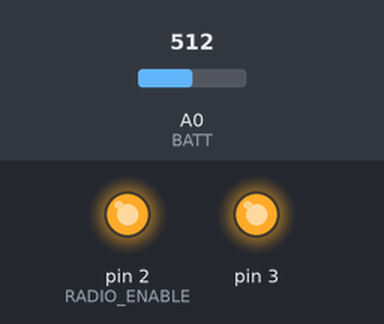
A sketch run on a simulated Arduino Uno, built with avr-gcc and run on an emulated ATmega328P. On the bench: output pins drawn as LEDs (lit = HIGH). Inputs (shaded band) come from the test bench; at power-on: A0 (BATT) = 512. Pins used as bus, display or sensor lines are not drawn; what the sketch prints to the serial monitor is not drawn.

Above: at 5.7 s.
5.8 s: A0 (BATT) set to 0
At 8.4 s:
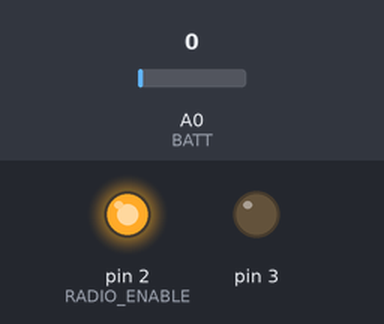
16.4 s: A0 (BATT) set to 716
At 19.47 s:
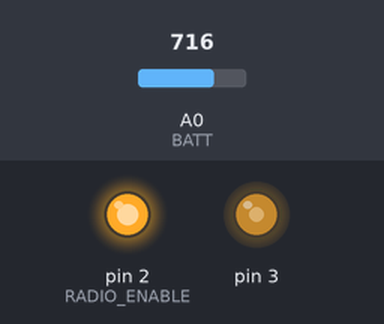
Timing chart, 0 to 25.9 s (numbered marks = the images above; inputs shaded):
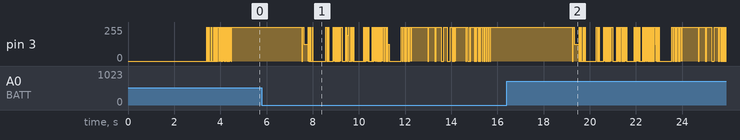

The sketch:

uAvaNutBinary.ino
```cpp
// (licence header left out)
#include <util/crc16.h>
#include <avr/wdt.h>
#include "TinyGPS.h"
#include "horus_l2.h"
#include <SoftwareSerial.h>

// Uncomment to enable transmitting of the binary & coded data as hex via RTTY.
//#define BINARY_DEBUG

char callsign[9] = "VK5ARG-1";  // MAX 8 CHARACTERS!! (No F-calls!)

// GPIO
#define LED_WARN 5
#define LED_OK 6
#define BATT	0  // A0
#define RADIO_TXD 9
#define RADIO_ENABLE 2


// MTX2 Settings
#define MTX2_FREQ	434.650
#define RTTY_SHIFT 425

SoftwareSerial MTX2_EN(12, RADIO_ENABLE); // RX, TX

// tinyGPS object
TinyGPS gps;

// Variables & Buffers
char txbuffer [128];
char txbuffer2 [128];

uint8_t lock_status = 0;
int batt_mv = 0;
unsigned int count = 0;

uint8_t			hour = 0;				// 1 byte
uint8_t			minute = 0;				// 1 byte
uint8_t			second = 0;				// 1 byte
float			latitude = 0.0;			// 4 bytes
float			longitude = 0.0;		// 4 bytes
uint16_t		altitude = 0;			// 2 bytes
uint16_t		velocity = 0;			// 2 bytes
uint8_t			sats = 0;				// 1 byte

char latString[12];
char longString[12];

// Python Struct format: "<BHBBBffHBBbBH"
struct TBinaryPacket
{
uint8_t		PayloadID;
uint16_t	Counter;
uint8_t		Hours;
uint8_t		Minutes;
uint8_t		Seconds;
float		Latitude;
float		Longitude;
uint16_t  	Altitude;
uint8_t   Speed; // Speed in Knots (1-255 knots)
uint8_t   Sats;
int8_t   Temp; // Twos Complement Temp value.
uint8_t   BattVoltage; // 0 = 0.5v, 255 = 2.0V, linear steps in-between.
uint16_t Checksum; // CRC16-CCITT Checksum.
};  //  __attribute__ ((packed));

void setup(){
	// Setup IO pins

	wdt_reset();
	//wdt_enable(WDTO_8S); // Disabling this for now.

	pinMode(RADIO_TXD, OUTPUT);
	pinMode(LED_OK, OUTPUT);
	pinMode(LED_WARN, OUTPUT);
	analogReference(DEFAULT);
	digitalWrite(LED_WARN, HIGH);
	digitalWrite(LED_OK, LOW);
	pinMode(3, OUTPUT);

	// Configure MTX2
	setMTX2Frequency(MTX2_FREQ);
	pinMode(RADIO_ENABLE, OUTPUT);
  	digitalWrite(RADIO_ENABLE,HIGH);
  	setPwmFrequency(RADIO_TXD, 1);

  	// Start up UART and configure GPS unit.
  	Serial.begin(9600);
	configNMEA();
	rtty_txstring("All OK.\n");

	// Initialise our Position Strings.
	dtostrf(latitude, 11, 5, latString);
	dtostrf(longitude, 11, 5, longString);

}

void loop(){
	wdt_reset();

	// Collect Sensor Data
	batt_mv = (int)(analogRead(BATT) * 3300.0/1024.0); // Battery Voltage, in mV

	// GPS DATA ACQUISITION (Poll uBlox GPS unit for data. This is pretty sloooow.)
	feedGPS(); // up to 3 second delay here

	// Process the GPS data.
	gps.f_get_position(&latitude, &longitude);
	sats = (uint8_t)gps.sats();
	altitude = (uint16_t)gps.f_altitude();
	velocity = (uint16_t)gps.f_speed_kmph();
	gps.crack_datetime(0, 0, 0, &hour, &minute, &second);

	// Only put the latitude information into the string if we have lock.
	if(sats != 0){
		pinMode(LED_OK, HIGH);
		dtostrf(latitude, 11, 5, latString);
		dtostrf(longitude, 11, 5, longString);
	}else{
		pinMode(LED_WARN, HIGH);
	}

	// ASCII String Generation.
	sprintf(txbuffer, "$$$$$%s,%d,%02u:%02u:%02d,%s,%s,%u,%u,%u,%d",callsign, count, hour, minute, second, trim(latString), trim(longString), altitude, velocity, sats,batt_mv);
	sprintf(txbuffer, "%s*%04X\n", txbuffer, gps_CRC16_checksum(txbuffer));
	wdt_reset();

	pinMode(LED_OK, LOW);
	pinMode(LED_WARN, LOW);

	//rtty_txstring(txbuffer);

	// Build and transmit binary packet.
	int pkt_len = build_binary_packet(txbuffer);

	#ifdef BINARY_DEBUG
	// Transmit the uncoded binary payload as hex.
	PrintHex(txbuffer,pkt_len,txbuffer2);
	rtty_txstring(txbuffer2);
	rtty_txbyte('\n');
	#endif

	// Encode binary payload using David Rowe's library.
	int coded_len = horus_l2_encode_tx_packet((unsigned char*)txbuffer2,(unsigned char*)txbuffer,pkt_len);

	#ifdef BINARY_DEBUG
	// Transmit the *coded* binary payload as hex.
	PrintHex(txbuffer2,coded_len,txbuffer);
	rtty_txstring(txbuffer);
	rtty_txbyte('\n');
	#endif

	// Transmit binary packet, with a short delay before it.
	//delay(500);
	fsk_txarray(txbuffer2,coded_len);
	delay(500);
	mfsk_txarray(txbuffer2,coded_len);
	delay(500);

	// Increment packet counter.
	count++;
}

int build_binary_packet(char *TxLine)
{
  struct TBinaryPacket BinaryPacket;

  BinaryPacket.PayloadID = 0x01;
  BinaryPacket.Counter = count;
  BinaryPacket.Hours = hour;
  BinaryPacket.Minutes = minute;
  BinaryPacket.Seconds = second;
  BinaryPacket.Latitude = latitude;
  BinaryPacket.Longitude = longitude;
  BinaryPacket.Altitude = altitude;
  BinaryPacket.Speed = velocity;
  BinaryPacket.BattVoltage = GetBattVoltage();
  BinaryPacket.Sats = sats;
  BinaryPacket.Temp = 0;

  BinaryPacket.Checksum = (uint16_t)crc16((unsigned char*)&BinaryPacket,sizeof(BinaryPacket)-2);

  memcpy(TxLine, &BinaryPacket, sizeof(BinaryPacket));

  return sizeof(struct TBinaryPacket);
}


uint16_t gps_CRC16_checksum (char *string)
{
	size_t i;
	uint16_t crc;
	uint8_t c;

	crc = 0xFFFF;

	// Calculate checksum ignoring the first five $s
	for (i = 5; i < strlen(string); i++)
	{
		c = string[i];
		crc = _crc_xmodem_update (crc, c);
	}

	return crc;
}
```

GPS.ino
```cpp
// (licence header left out)
// configures the GPS to only use the strings we want
void configNMEA() {
	Serial.println(F("$PUBX,40,GLL,0,0,0,0*5C"));
	Serial.println(F("$PUBX,40,ZDA,0,0,0,0*44"));
	Serial.println(F("$PUBX,40,GSV,0,0,0,0*59"));
	Serial.println(F("$PUBX,40,GSA,0,0,0,0*4E"));
	Serial.println(F("$PUBX,40,RMC,0,0,0,0*47"));
	Serial.println(F("$PUBX,40,GGA,0,0,0,0*5A"));
	Serial.println(F("$PUBX,40,VTG,0,0,0,0*5E"));

	// Set the navigation mode (Airborne, 1G)
	uint8_t setNav[] = {0xB5, 0x62, 0x06, 0x24, 0x24, 0x00, 0xFF, 0xFF, 0x06, 0x03, 0x00, 0x00, 0x00, 0x00, 0x10, 0x27, 0x00, 0x00, 0x05, 0x00, 0xFA, 0x00, 0xFA, 0x00, 0x64, 0x00, 0x2C, 0x01, 0x00, 0x00, 0x00, 0x00, 0x00, 0x00, 0x00, 0x00, 0x00, 0x00, 0x00, 0x00, 0x00, 0x00, 0x16, 0xDC};
	sendUBX(setNav, sizeof(setNav)/sizeof(uint8_t));
	getUBX_ACK(setNav);
}

// request the PUBX string and feed the GPS
void feedGPS() {
	Serial.println(F("$PUBX,00*33"));
	long startTime = millis();
	while (millis() < startTime + 3000) {
		if (Serial.available()) {
			byte c = Serial.read();

			if (gps.encode(c)) {
				break;
			}
		}
	}
}

// Send a byte array of UBX protocol to the GPS
void sendUBX(uint8_t *MSG, uint8_t len) {
	for(int i=0; i<len; i++) {
		Serial.write(MSG[i]);
	}
}


// Calculate expected UBX ACK packet and parse UBX response from GPS
boolean getUBX_ACK(uint8_t *MSG) {
	uint8_t b;
	uint8_t ackByteID = 0;
	uint8_t ackPacket[10];
	int startTime = millis();

	// Construct the expected ACK packet
	ackPacket[0] = 0xB5;	// header
	ackPacket[1] = 0x62;	// header
	ackPacket[2] = 0x05;	// class
	ackPacket[3] = 0x01;	// id
	ackPacket[4] = 0x02;	// length
	ackPacket[5] = 0x00;
	ackPacket[6] = MSG[2];	// ACK class
	ackPacket[7] = MSG[3];	// ACK id
	ackPacket[8] = 0;		// CK_A
	ackPacket[9] = 0;		// CK_B

	// Calculate the checksums
	for (uint8_t i=2; i<8; i++) {
		ackPacket[8] = ackPacket[8] + ackPacket[i];
		ackPacket[9] = ackPacket[9] + ackPacket[8];
	}

	while (1) {

		// Test for success
		if (ackByteID > 9) {
				// All packets in order!
				return true;
		}

		// Timeout if no valid response in 3 seconds
		if (millis() - startTime > 3000) {
			return false;
		}

		// Make sure data is available to read
		if (Serial.available()) {
			b = Serial.read();

			// Check that bytes arrive in sequence as per expected ACK packet
			if (b == ackPacket[ackByteID]) {
				ackByteID++;
			} else {
				ackByteID = 0;	// Reset and look again, invalid order
			}

		}
	}
}
```

Helper.ino
```cpp
// (licence header left out)
#include <util/crc16.h>

// Fast CRC16 code, using Atmel's optimized libraries!
unsigned int crc16(unsigned char *string, unsigned int len) {
	unsigned int i;
	unsigned int crc;
	crc = 0xFFFF; // Standard CCITT seed for CRC16.
	// Calculate the sum, ignore $ sign's
	for (i = 0; i < len; i++) {
		crc = _crc_xmodem_update(crc,(uint8_t)string[i]);
	}
	return crc;
}


// String trim, removes all leading whitespace.
char *trim(char *str)
{
    size_t len = 0;
    char *frontp = str - 1;
    char *endp = NULL;

    if( str == NULL )
            return NULL;

    if( str[0] == '\0' )
            return str;

    len = strlen(str);
    endp = str + len;

    /* Move the front and back pointers to address
     * the first non-whitespace characters from
     * each end.
     */
    while( isspace(*(++frontp)) );
    while( isspace(*(--endp)) && endp != frontp );

    if( str + len - 1 != endp )
            *(endp + 1) = '\0';
    else if( frontp != str &&  endp == frontp )
            *str = '\0';

    /* Shift the string so that it starts at str so
     * that if it's dynamically allocated, we can
     * still free it on the returned pointer.  Note
     * the reuse of endp to mean the front of the
     * string buffer now.
     */
    endp = str;
    if( frontp != str )
    {
            while( *frontp ) *endp++ = *frontp++;
            *endp = '\0';
    }


    return str;
}


uint8_t GetBattVoltage(){
  float batt_reading = analogRead(BATT)*3.3/1024.0;
  return (uint8_t)((batt_reading-0.5) / (1.5/255.0));
}

void PrintHex(char *data, uint8_t length, char *tmp) // prints 8-bit data in hex
{
 byte first ;
 int j=0;
 for (uint8_t i=0; i<length; i++)
 {
   first = ((uint8_t)data[i] >> 4) | 48;
   if (first > 57) tmp[j] = first + (byte)39;
   else tmp[j] = first ;
   j++;

   first = ((uint8_t)data[i] & 0x0F) | 48;
   if (first > 57) tmp[j] = first + (byte)39;
   else tmp[j] = first;
   j++;
 }
 tmp[length*2] = 0;
 // Serial.println(tmp);
}
```

MFSK.ino
```cpp
// (licence header left out)
#include <util/delay.h>


void mfsk_txsymbol (uint8_t symbol)
{
    switch(symbol){
        case 0:
            digitalWrite(3, HIGH);
            analogWrite(RADIO_TXD, 100);
            break;
        case 1:
            digitalWrite(3, HIGH);
            analogWrite(RADIO_TXD, 120);
            break;
        case 2:
            digitalWrite(3, LOW);
            analogWrite(RADIO_TXD, 140);
            break;
        case 3:
            digitalWrite(3, LOW);
            analogWrite(RADIO_TXD, 160);
            break;
        default:
            digitalWrite(3, HIGH);
            analogWrite(RADIO_TXD, 100);
            break;
    }

    _delay_ms(19.85);
}


// Raw MFSK Transmit Functions.
// Note that these are sent MSB first, which is opposite to RTTY.
void mfsk_txarray(char * string, int len){

    // Preamble for a bit to let the modem sync.
    mfsk_txbyte(0x1B);
    mfsk_txbyte(0x1B);
    mfsk_txbyte(0x1B);
    mfsk_txbyte(0x1B);

    // Now transmit the array
    for(int j = 0; j<len; j++){
        wdt_reset();
        mfsk_txbyte(string[j]);
    }

}

void mfsk_txbyte(char c){
    int i;
    // Send bits for for char MSB first
    for (i=0;i<4;i++)
    {
        uint8_t symbol = ((uint8_t)c & 0xC0) >> 6;
        mfsk_txsymbol(symbol);
        c = c << 2;
    }
}
```

MTX2.ino
```cpp
void setMTX2Frequency(float tx_freq)
{
  float _mtx2comp;
  int _mtx2int;
  long _mtx2fractional;
  char _mtx2command[17];
  MTX2_EN.begin(9600);
  _mtx2comp=(tx_freq+0.0015)/6.5;
  _mtx2int=_mtx2comp;
  _mtx2fractional=float(((_mtx2comp-_mtx2int)+1)*524288);
  snprintf(_mtx2command,17,"@PRG_%02X%06lX\r",_mtx2int-1, _mtx2fractional);
  delay(100);
  MTX2_EN.print(_mtx2command);
  delay(50);
  MTX2_EN.end();
}

void setPwmFrequency(int pin, int divisor) {
  byte mode;
  if(pin == 5 || pin == 6 || pin == 9 || pin == 10) {
    switch(divisor) {
    case 1:
      mode = 0x01;
      break;
    case 8:
      mode = 0x02;
      break;
    case 64:
      mode = 0x03;
      break;
    case 256:
      mode = 0x04;
      break;
    case 1024:
      mode = 0x05;
      break;
    default:
      return;
    }
    if(pin == 5 || pin == 6) {
      TCCR0B = TCCR0B & 0b11111000 | mode;
    }
    else {
      TCCR1B = TCCR1B & 0b11111000 | mode;
    }
  }
  else if(pin == 3 || pin == 11) {
    switch(divisor) {
    case 1:
      mode = 0x01;
      break;
    case 8:
      mode = 0x02;
      break;
    case 32:
      mode = 0x03;
      break;
    case 64:
      mode = 0x04;
      break;
    case 128:
      mode = 0x05;
      break;
    case 256:
      mode = 0x06;
      break;
    case 1024:
      mode = 0x7;
      break;
    default:
      return;
    }
    TCCR2B = TCCR2B & 0b11111000 | mode;
  }
}
```

RTTY.ino
```cpp
// (licence header left out)
#include <util/delay.h>


// RTTY Functions - from RJHARRISON's AVR Code
void rtty_txstring (char * string)
{

	/* Simple function to sent a char at a time to
	** rtty_txbyte function.
	** NB Each char is one byte (8 Bits)
	*/

	// Preamble
	rtty_txbyte('\0');
	rtty_txbyte('\0');
	rtty_txbyte('\0');
	rtty_txbyte('\0');
	char c;

	c = *string++;
	while ( c != '\0')
	{
		wdt_reset();
		rtty_txbyte (c);
		c = *string++;
	}

}

void rtty_txbyte (char c)
{
	/* Simple function to sent each bit of a char to
	** rtty_txbit function.
	** NB The bits are sent Least Significant Bit first
	**
	** All chars should be preceded with a 0 and
	** proceded with a 1. 0 = Start bit; 1 = Stop bit
	**
	** ASCII_BIT = 7 or 8 for ASCII-7 / ASCII-8
	*/
	int i;
	rtty_txbit (0); // Start bit
	// Send bits for for char LSB first
	for (i=0;i<7;i++)
	{
		if (c & 1) rtty_txbit(1);
			else rtty_txbit(0);
		c = c >> 1;
	}
	rtty_txbit (1); // Stop bit
    rtty_txbit (1); // Stop bit
}

void rtty_txbit (int bit)
{
		if (bit)
		{
		  // high
			digitalWrite(3, HIGH);
            analogWrite(RADIO_TXD, 100+(RTTY_SHIFT/7)); // High
		}
		else
		{
		  // low
			digitalWrite(3, LOW);
            analogWrite(RADIO_TXD, 100);
		}

 		_delay_ms(9.91);	// Note: This value was determined by trial and error,
 							// using a CRO to acheive 100 baud, with about 150ppm error.
 							// Yes. I should probably be using interrupts instead. Sue me.
}


// Raw FSK Transmit Functions.
// Note that these are sent MSB first, which is opposite to RTTY.
void fsk_txarray(char * string, int len){

	// Preamble for a bit to let the modem sync.
	fsk_txbyte(0x55);
	fsk_txbyte(0x55);
	fsk_txbyte(0x55);

	// Now transmit the array
	for(int j = 0; j<len; j++){
		wdt_reset();
		fsk_txbyte(string[j]);
	}

}

void fsk_txbyte(char c){
	int i;
	// Send bits for for char LSB first
	for (i=0;i<8;i++)
	{
		if (c & 0x80) rtty_txbit(1);
			else rtty_txbit(0);
		c = c << 1;
	}
}
```

horus_l2.h
```cpp
/*---------------------------------------------------------------------------*\

  FILE........: horus_l2.h
  AUTHOR......: David Rowe
  DATE CREATED: Dec 2015

\*---------------------------------------------------------------------------*/

#ifndef __HORUS_L2__
#define __HORUS_L2__

int horus_l2_get_num_tx_data_bytes(int num_payload_data_bytes);

/* returns number of output bytes in output_tx_data */
int horus_l2_encode_tx_packet(unsigned char *output_tx_data,
                              unsigned char *input_payload_data,
                              int            num_payload_data_bytes);

void horus_l2_decode_rx_packet(unsigned char *output_payload_data,
                               unsigned char *input_rx_data,
                               int            num_payload_data_bytes);

#endif
```

Source omitted: horus_l2.cpp (26667 bytes)
